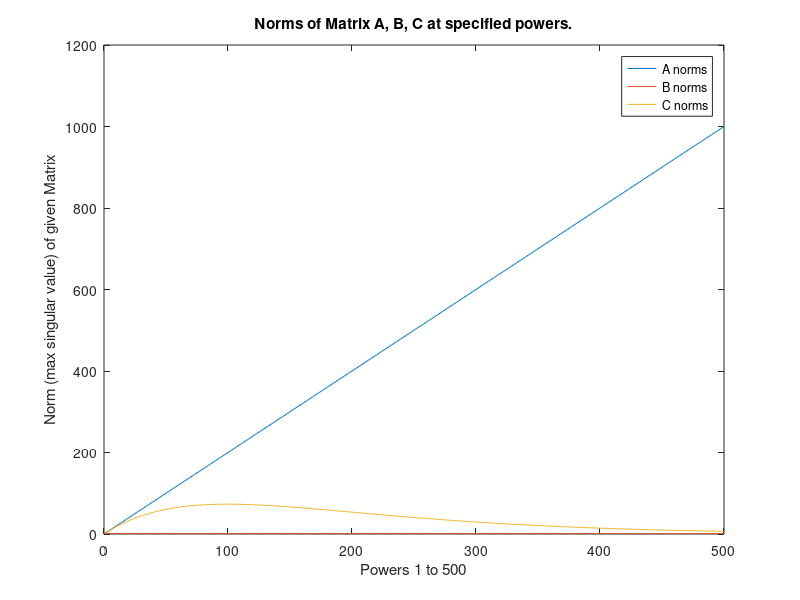

This chart was generated by the following MATLAB code:
A = [2 1; -1 0];
B = [0 1; -1 0];
C = [1.98 .99; -.99 0];

% The power that we are taking all these matrices to
n = 500;

a_norms = zeros(1,n);
b_norms = zeros(1,n);
c_norms = zeros(1,n);
x = linspace(1, n, n);

% Taking norms of matrices at each power.
for i = 1:n
    a_norm = norm(A^i);
    b_norm = norm(B^i);
    c_norm = norm(C^i);
    
    a_norms(i) = a_norm;
    b_norms(i) = b_norm;
    c_norms(i) = c_norm;
end


% Plotting the norms of the matrices to see behavior.

a_plot = plot(x, a_norms);
hold on
title("Norms of Matrix A, B, C at specified powers.")
xlabel("Powers 1 to 500")
ylabel("Norm (max singular value) of given Matrix")
b_plot = plot(x, b_norms);
c_plot = plot(x, c_norms);
hold off


legend([a_plot b_plot c_plot], "A norms", "B norms", "C norms")
    
    